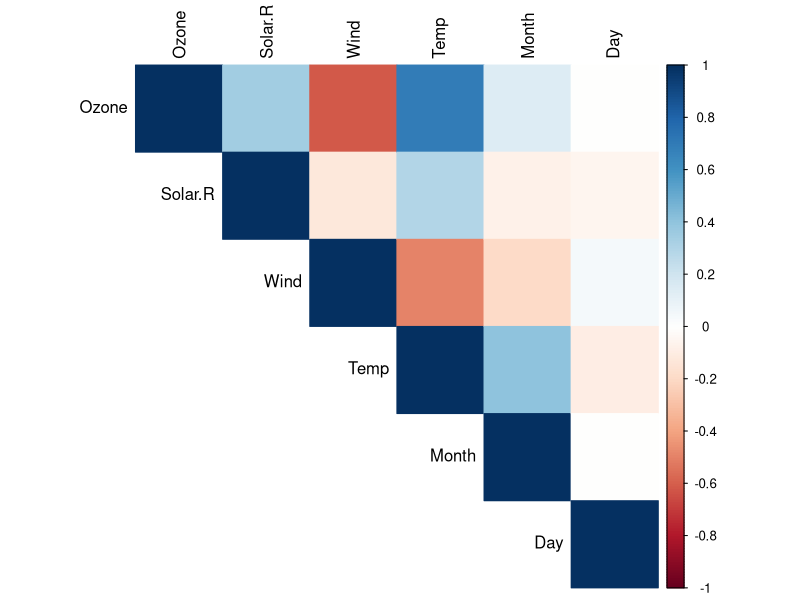
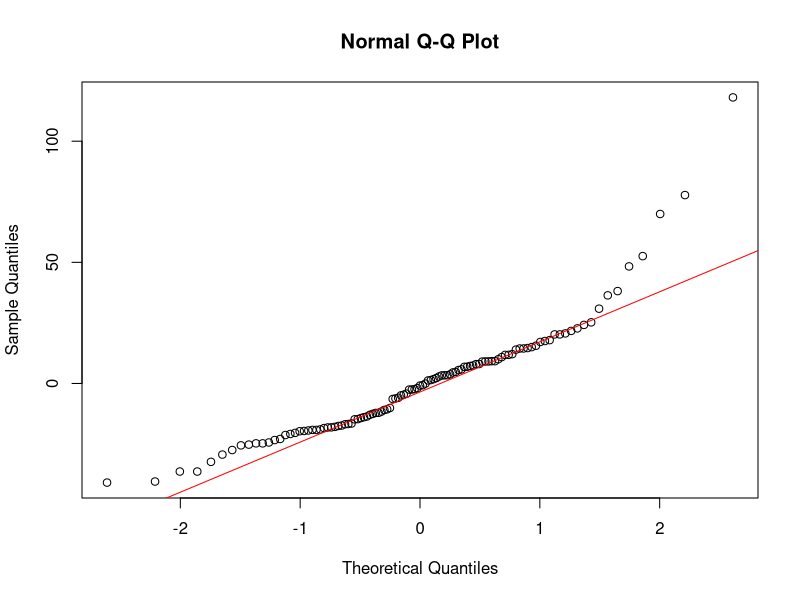

Write the R code that produced these figures, in order.
## ---- chunk 1
knitr::opts_chunk$set(echo = TRUE)
## ---- chunk 2
data("airquality")

#Preview Data
head(airquality)
summary(airquality)
str(airquality)
## ---- chunk 3
library(corrplot)
aq_clean <- na.omit(airquality)
cor_matrix <- cor(aq_clean)

corrplot(cor_matrix, method = "color", type = "upper", tl.col = "black")
model <- lm(Wind ~ Temp, data = airquality)
residuals <- residuals(model)
## ---- chunk 4
model <- lm(Ozone ~ Temp, data = aq_clean)
residuals <- residuals(model)

shapiro.test(residuals)  # H0: residual normal

qqnorm(residuals)
qqline(residuals, col = "red")
## ---- chunk 5
library(lmtest)
bptest(model)
## ---- chunk 6
model2 <- lm(Ozone ~ Temp + Wind, data = aq_clean)
library(car)
vif(model2)
## ---- chunk 7
dwtest(model)
## ---- chunk 8
summary(model)
## ---- chunk 9
df <- na.omit(airquality)

y_actual <- df$Ozone
y_pred <- predict(model)

SSres <- sum((y_actual - y_pred)^2)
SStot <- sum((y_actual - mean(y_actual))^2)

R_squared_manual <- 1 - (SSres / SStot)

print(paste("R-squared (manual):", round(R_squared_manual, 4)))

